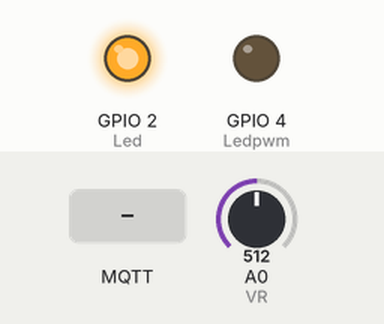
Recording of a sketch running on a simulated ESP8266 (NodeMCU). Shown: output pins drawn as LEDs (lit = HIGH). Dashed ring = blinking. The test bench sets the inputs (shaded band); at power-on: A0 (VR) = 512. WiFi joins after 1.5 s; servers stay silent unless stated; no MQTT or app messages arrive unless stated; what the sketch prints to the serial monitor is not drawn.

Above: at 2.7 s.
2.8 s: MQTT message "2" arrives on the third subscribed topic
At 3.61 s:
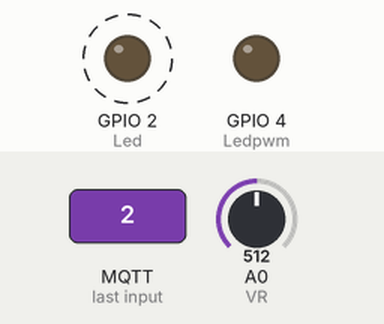
5.4 s: MQTT message "2" arrives on the first subscribed topic
At 7.1 s:
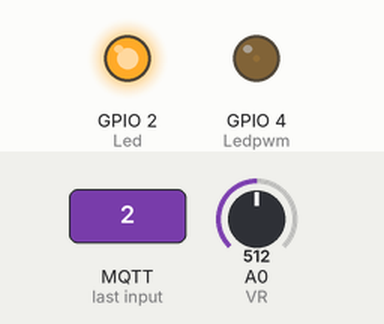
7.5 s: MQTT message "2" arrives on the second subscribed topic
At 8.5 s:
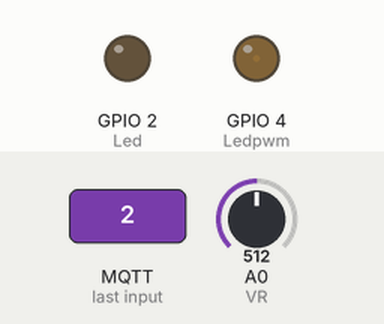
10.1 s: MQTT message "90" arrives on the first subscribed topic
At 12.3 s:
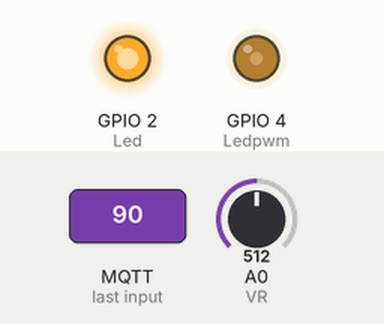
12.6 s: MQTT message "1" arrives on the third subscribed topic
At 13.23 s:
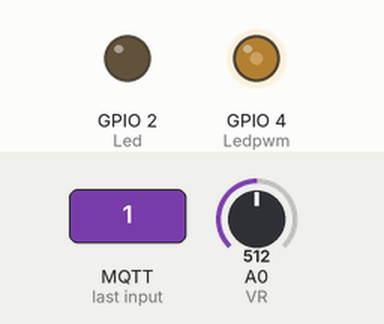
14.7 s: MQTT message "200" arrives on the first subscribed topic
At 16.7 s:
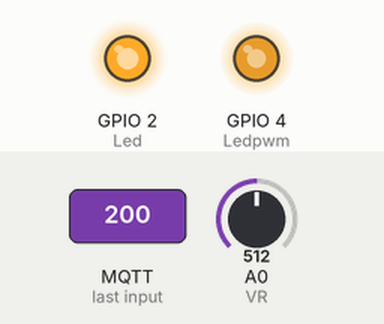
Timing chart, 0 to 17.9 s (numbered marks = the images above; inputs shaded):
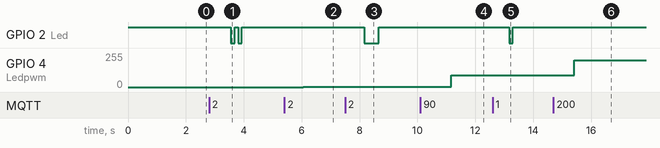

The sketch:

forTestMqtt_esp8266_ledonoff_pwm_ctrl_signalfromVR.ino
```cpp
/*----------------CodeBy RJK---------------------------*/
#include <ESP8266WiFi.h>
#include <PubSubClient.h>
#include <ArduinoJson.h>
#define Led LED_BUILTIN
#define Ledpwm 4 //GPIO 4
#define VR A0 //VR analog input
#define Vpk 0.82 //Peak at 255 in GPIO4 output
#define Vdrop_pwm 0.41 //at 128

//at the beginning of sketch
//ADC_MODE(ADC_VCC); //vcc read

const char* ssid = "RJKgps";
const char* password =  "2018rjkg";
const char* mqttServer = "m23.cloudmqtt.com";
const int mqttPort = 10433;
const char* mqttUser = "kksgqctk";
const char* mqttPassword = "OSQ5fskbM9w8";
const char* Topic0 = "led/ctrl";
const char* Topic1 = "adc/send";
const char* Topic2 = "send/pwm"; //use for MCU
const char* Topicstart = "rjk/start";
const char* Topic3 = "blk/num";
const char* Topic4 = "vr/send";

int Countblk = 0;

WiFiClient espClient;
PubSubClient client(espClient);

void mqttreconnect(){
  while (!client.connected()) {
    Serial.println("Connecting to MQTT...");
     if (client.connect("RJKClient", mqttUser, mqttPassword )) {

      Serial.println("connected");

    } else {

      Serial.print("failed with state ");
      Serial.print(client.state());
      delay(2000);

    }
  }
}

float Volts_pwm(int adc){
  float vm = (Vdrop_pwm/128)*adc;
  return vm;
}
float Volts(int adc){
  float v = (3.28/1024)*adc;
  return v;
}

float DutyCycle_8bit(int adc){
  float dc = (adc*100)/255;
  return dc;
}
float Vrms(int adc){
  float vrms = (Vpk*adc)/255;
  return vrms;
}


void SendPWM(int pwm){
  StaticJsonDocument<300> data;
  data["adc1"] = pwm;
  data["duty"] = DutyCycle_8bit(pwm);
  data["vrms"] = Vrms(pwm);
  data["vm"] = Volts_pwm(pwm);
  serializeJson(data, Serial);
  Serial.println("Send OK...");
   char buffer[512];
      serializeJson(data, buffer);
       client.publish(Topic2,buffer);
}

void SendADC_VR(){
  int Adc = analogRead(VR);
  //float vcc = ESP.getVcc();
  float v = Volts(Adc);
  Serial.printf("VR = %d\t Volts = %0.2f\n",Adc,v);
  //Serial.println(vcc);
  StaticJsonDocument<300> vrdata;
  vrdata["value"] = Adc;
  vrdata["volts"] = v;
  char buffer[512];
    serializeJson(vrdata, buffer);
     client.publish(Topic4,buffer);
      delay(2000);
}

void ledeffect(){
  for(int b=1000;b>=20;b-=5){
    digitalWrite(Led,LOW);
    delay(b);
    digitalWrite(Led,HIGH);
    delay(b);
    }
    delay(500);
   for(int b=20;b<=1000;b+=5){
    digitalWrite(Led,LOW);
    delay(b);
    digitalWrite(Led,HIGH);
    delay(b);
    }
}

void blktimes(int tm){
  for(int m=0;m<tm;m++){
    digitalWrite(Led,!digitalRead(Led));
    delay(125);
    digitalWrite(Led,!digitalRead(Led));
    delay(125);
    Countblk++;
    }
  String cb = "LED Blink "+ String(Countblk)+" Times";
  client.publish(Topic0,cb.c_str());
  Countblk = 0;
}
void setup() {
  pinMode(Led,OUTPUT);
  pinMode(Ledpwm,OUTPUT);
  pinMode(VR,INPUT);
  digitalWrite(Led,HIGH);
  Serial.begin(115200);

  WiFi.begin(ssid, password);

  while (WiFi.status() != WL_CONNECTED) {
    delay(500);
    Serial.println("Connecting to WiFi..");
  }
  Serial.println("Connected to the WiFi network");

  client.setServer(mqttServer, mqttPort);
  client.setCallback(effect);

  while (!client.connected()) {
    Serial.println("Connecting to MQTT...");

    if (client.connect("RJKClient", mqttUser, mqttPassword )) {

      Serial.println("connected");

    } else {

      Serial.print("failed with state ");
      Serial.print(client.state());
      delay(2000);

    }
  }

  //client.publish(Topicstart, "Start By RJK ESP8266(OR Reset)");
  client.subscribe(Topic1);
  client.subscribe(Topic0);
  client.subscribe(Topic3);
}

void effect(char* topic, byte* payload, unsigned int length) {

  Serial.print("Message arrived in topic: ");
  Serial.println(topic);

  Serial.print("Message:");
  for (int i = 0; i < length; i++) {
    Serial.print((char)payload[i]);
  }
 if(strncmp(Topic0, topic, strlen(Topic0)) == 0){
 if((payload[0] == 'o')&&(payload[1] == 'n')){
  digitalWrite(Led,LOW);
  client.publish(Topic0,"Status ON");
 }
 if((payload[0] == 'o')&&(payload[1] == 'f')&&(payload[2] == 'f')){
  digitalWrite(Led,HIGH);
  client.publish(Topic0,"Status OFF");
 }
 if(payload[0] == '2'){

  digitalWrite(Led,HIGH);
    delay(100);

    for(byte n=0;n<2;n++){
      digitalWrite(Led,!digitalRead(Led));
      delay(500);
    }
  client.publish(Topic0,"Status Blink 1 time");

 }
 if((payload[0] == 't')&&(payload[1] == 't')){
   client.publish(Topic0,"Status Blink slow to fast Rua...");
   ledeffect(); //รัวๆ
 }
  Serial.println();
  Serial.println("-----------------------");
 }

 if(strncmp(Topic1, topic, strlen(Topic1)) == 0){
      Serial.println((char*)payload);
       int aNumber = atoi((char *)payload);
      analogWrite(Ledpwm,aNumber);
      byte p  = analogRead(Ledpwm);
      Serial.write(p);
      Serial.println();
      SendPWM(aNumber);
    }

if(strncmp(Topic3, topic, strlen(Topic3)) == 0){

    blktimes(atoi((char *)payload));
  }
}


void loop() {
  if(!client.connected()){
     mqttreconnect();
  }
  SendADC_VR();
  client.loop();
}
```

Measured:
- after the input at 2.8 s, GPIO 2 (Led): alternates HIGH for 0.13 s and LOW for 0.13 s, 4 changes in all, then stays HIGH, starting after 0.76 s
- after the input at 5.4 s, GPIO 4 (Ledpwm): 0/255 → 2/255 after 0.66 s
- after the input at 7.5 s, GPIO 2 (Led): HIGH → LOW after 0.67 s, → HIGH 0.50 s later
- after the input at 10.1 s, GPIO 4 (Ledpwm): 2/255 → 90/255 after 1.1 s
- after the input at 12.6 s, GPIO 2 (Led): HIGH → LOW after 0.57 s, → HIGH 0.13 s later
- after the input at 14.7 s, GPIO 4 (Ledpwm): 90/255 → 200/255 after 0.73 s
